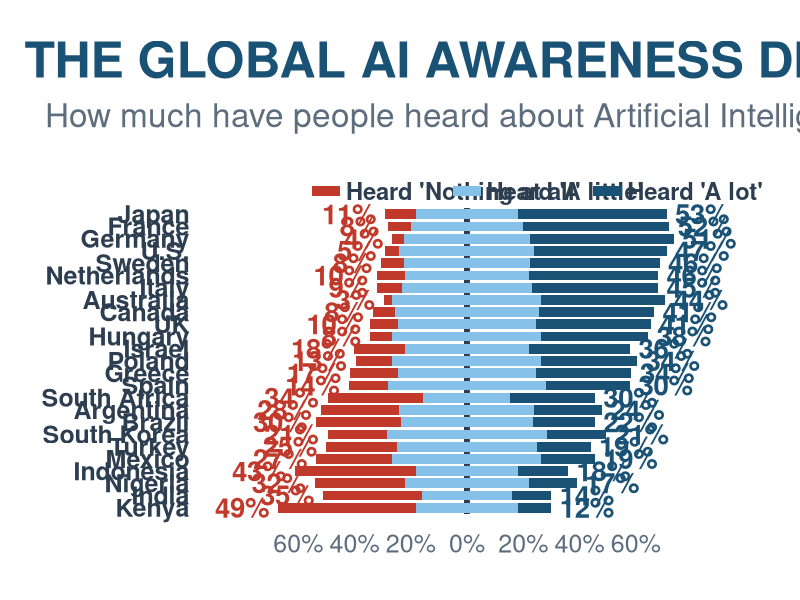
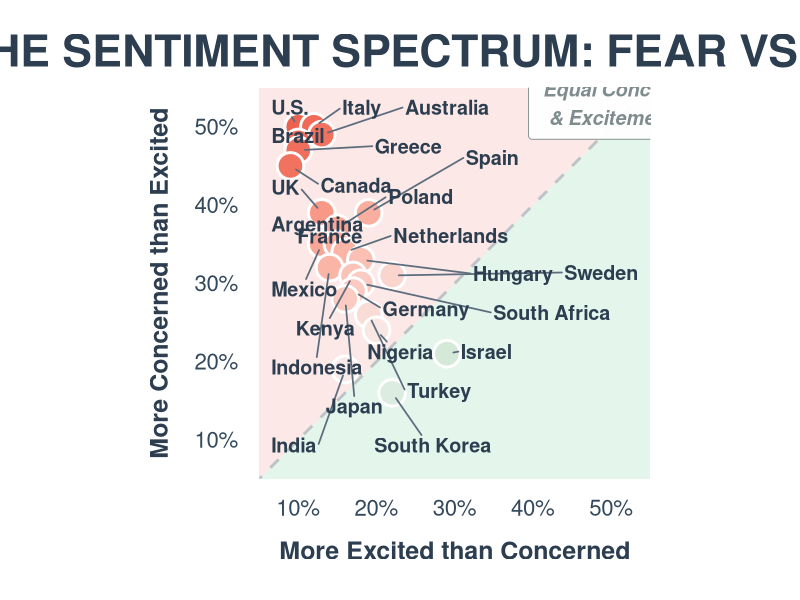
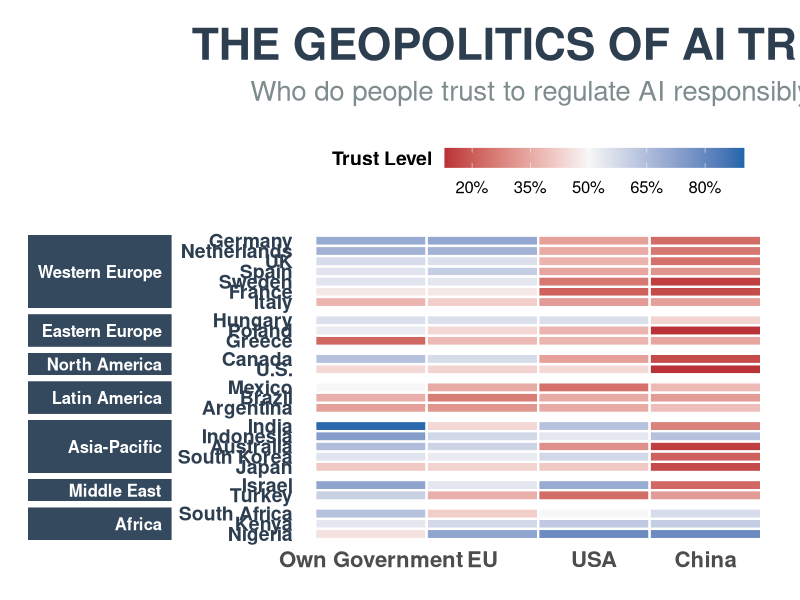
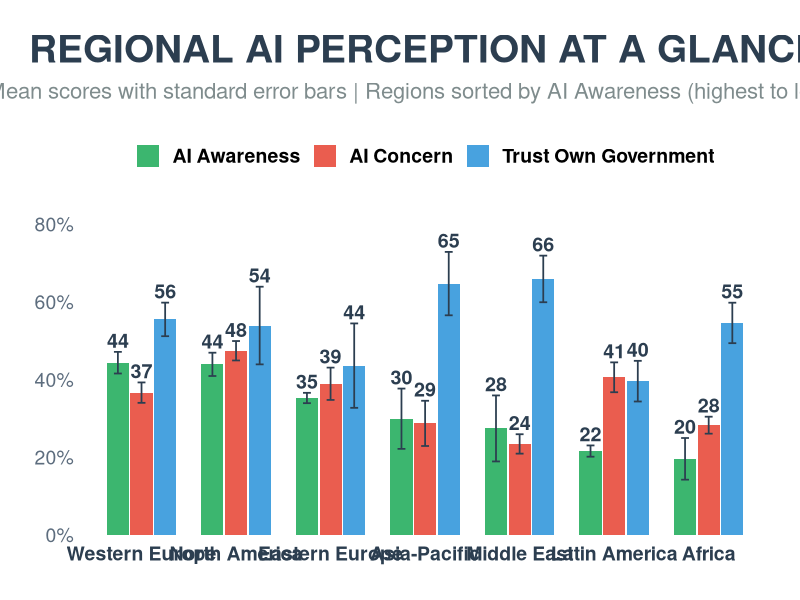

The R script that drew these images, in order:
# GRAPH 1: AI AWARENESS - LIKERT CHART

library(tidyverse)

df_awareness <- data.frame(
  Country = c("U.S.", "Canada", "France", "Germany", "Sweden", "Netherlands",
              "Italy", "UK", "Hungary", "Poland", "Greece", "Spain", "Japan",
              "Australia", "South Korea", "Indonesia", "India", "Israel",
              "Turkey", "South Africa", "Nigeria", "Kenya", "Argentina",
              "Brazil", "Mexico"),
  A_lot_pct = c(47, 41, 52, 51, 46, 46, 45, 41, 38, 34, 34, 30, 53,
                44, 21, 18, 14, 36, 19, 30, 17, 12, 24, 22, 19),
  A_little_pct = c(48, 51, 40, 45, 45, 44, 46, 49, 53, 53, 49, 56, 36,
                   53, 57, 36, 32, 44, 50, 31, 44, 36, 48, 47, 53),
  Nothing_at_all_pct = c(5, 8, 8, 4, 8, 10, 9, 10, 8, 13, 17, 14, 11,
                         3, 21, 43, 35, 18, 25, 34, 32, 49, 28, 30, 27),
  stringsAsFactors = FALSE
)


df_likert <- df_awareness %>%
  arrange(desc(A_lot_pct)) %>%
  mutate(Country = factor(Country, levels = rev(Country))) %>%
  mutate(
    half_little = A_little_pct / 2
  )


df_plot <- df_likert %>%
  transmute(
    Country,
    A_lot_pct,
    Nothing_at_all_pct,
    nothing_xmin = -(Nothing_at_all_pct + half_little),
    nothing_xmax = -half_little,
    alittle_left_xmin = -half_little,
    alittle_left_xmax = 0,
    
    alittle_right_xmin = 0,
    alittle_right_xmax = half_little,
    alot_xmin = half_little,
    alot_xmax = half_little + A_lot_pct
  )

col_alot <- "#1a5276"
col_alittle <- "#85c1e9"
col_nothing <- "#c0392b"

ggplot(df_plot) +
  geom_segment(aes(x = 0, xend = 0, y = 0.5, yend = 25.5), 
               color = "#2c3e50", linewidth = 1.5) +
  
  geom_rect(aes(xmin = nothing_xmin, xmax = nothing_xmax, 
                ymin = as.numeric(Country) - 0.4, ymax = as.numeric(Country) + 0.4),
            fill = col_nothing) +
  geom_rect(aes(xmin = alittle_left_xmin, xmax = alittle_left_xmax,
                ymin = as.numeric(Country) - 0.4, ymax = as.numeric(Country) + 0.4),
            fill = col_alittle) +
  geom_rect(aes(xmin = alittle_right_xmin, xmax = alittle_right_xmax,
                ymin = as.numeric(Country) - 0.4, ymax = as.numeric(Country) + 0.4),
            fill = col_alittle) +
  geom_rect(aes(xmin = alot_xmin, xmax = alot_xmax,
                ymin = as.numeric(Country) - 0.4, ymax = as.numeric(Country) + 0.4),
            fill = col_alot) +
  geom_text(aes(x = alot_xmax + 3, y = as.numeric(Country), 
                label = paste0(A_lot_pct, "%")),
            hjust = 0, size = 7, fontface = "bold", color = col_alot) +
  
  geom_text(aes(x = nothing_xmin - 3, y = as.numeric(Country),
                label = paste0(Nothing_at_all_pct, "%")),
            hjust = 1, size = 7, fontface = "bold", color = col_nothing) +

  scale_y_continuous(
    breaks = 1:25,
    labels = levels(df_plot$Country),
    expand = c(0.02, 0.02)
  ) +
  
  scale_x_continuous(
    limits = c(-85, 90),
    breaks = seq(-60, 60, 20),
    labels = function(x) paste0(abs(x), "%")
  ) +
  
  # Legend için dummy noktalar
  annotate("rect", xmin = -100, xmax = -99, ymin = 0, ymax = 0.1, 
           fill = col_alot, alpha = 0) +
  
  labs(
    title = "THE GLOBAL AI AWARENESS DIVIDE",
    subtitle = "How much have people heard about Artificial Intelligence?",
    x = NULL,
    y = NULL
  ) +
  
  theme_minimal(base_size = 22) +
  theme(
    plot.title = element_text(face = "bold", size = 36, color = "#1a5276",
                              hjust = 0.5, margin = margin(b = 10)),
    plot.subtitle = element_text(size = 24, color = "#5d6d7e", hjust = 0.5,
                                 margin = margin(b = 30)),
    axis.title.x = element_text(face = "bold", size = 20, color = "#2c3e50",
                                margin = margin(t = 25)),
    axis.text.y = element_text(size = 18, face = "bold", color = "#2c3e50"),
    axis.text.x = element_text(size = 18, color = "#5d6d7e"),
    panel.grid = element_blank(),
    panel.background = element_rect(fill = "white", color = NA),
    plot.background = element_rect(fill = "white", color = NA),
    plot.margin = margin(30, 40, 30, 30)
  ) +
  annotate("rect", xmin = -55, xmax = -45, ymin = 26.5, ymax = 27.3, fill = col_nothing) +
  annotate("text", x = -43, y = 26.9, label = "Heard 'Nothing at all'", 
           hjust = 0, size = 6, fontface = "bold", color = "#2c3e50") +
  annotate("rect", xmin = -5, xmax = 5, ymin = 26.5, ymax = 27.3, fill = col_alittle) +
  annotate("text", x = 7, y = 26.9, label = "Heard 'A little'", 
           hjust = 0, size = 6, fontface = "bold", color = "#2c3e50") +
  annotate("rect", xmin = 45, xmax = 55, ymin = 26.5, ymax = 27.3, fill = col_alot) +
  annotate("text", x = 57, y = 26.9, label = "Heard 'A lot'", 
           hjust = 0, size = 6, fontface = "bold", color = "#2c3e50") +
  
  coord_cartesian(ylim = c(0.5, 27.5), clip = "off")





# GRAPH 2: THE SENTIMENT SPECTRUM

library(tidyverse)
library(ggrepel)

df_sentiment <- data.frame(
  Country = c("U.S.", "Italy", "Australia", "Brazil", "Greece", "Canada",
              "UK", "Argentina", "Spain", "Poland", "Mexico", "France",
              "Netherlands", "Hungary", "Indonesia", "Kenya", "Sweden",
              "South Africa", "Germany", "Japan", "Turkey", "Nigeria",
              "Israel", "India", "South Korea"),
  More_concerned_than_excited_pct = c(50, 50, 49, 48, 47, 45, 39, 39, 39, 37,
                                      35, 35, 34, 33, 32, 31, 31, 30, 29, 28,
                                      26, 24, 21, 19, 16),
  More_excited_than_concerned_pct = c(10, 12, 13, 10, 10, 9, 13, 13, 19, 15,
                                      13, 15, 16, 18, 14, 17, 22, 18, 17, 16,
                                      19, 20, 29, 16, 22),
  stringsAsFactors = FALSE
)

df_sentiment_plot <- df_sentiment %>%
  mutate(
    Net_Sentiment = More_concerned_than_excited_pct - More_excited_than_concerned_pct
  )

axis_min <- 5
axis_max <- 55

ggplot(df_sentiment_plot, aes(x = More_excited_than_concerned_pct, 
                              y = More_concerned_than_excited_pct)) +
  
  annotate("polygon",
           x = c(axis_min, axis_min, axis_max, axis_max),
           y = c(axis_min, axis_max, axis_max, axis_max),
           fill = "#e74c3c", alpha = 0.12) +

  annotate("polygon",
           x = c(axis_min, axis_max, axis_max),
           y = c(axis_min, axis_max, axis_min),
           fill = "#27ae60", alpha = 0.12) +
  

  geom_abline(slope = 1, intercept = 0, 
              linetype = "dashed", color = "#bdc3c7", linewidth = 1) +
  
  annotate("label",
           x = 50, y = 53,
           label = "Equal Concern\n& Excitement",
           size = 5,
           color = "#7f8c8d",
           fill = "white",
           alpha = 0.95,
           label.padding = unit(0.6, "lines"),
           label.size = 0.3,
           fontface = "bold.italic") +
  
  geom_point(aes(fill = Net_Sentiment), 
             shape = 21, size = 8, color = "white", stroke = 1.5,
             show.legend = FALSE) +
  
  geom_text_repel(
    aes(label = Country),
    size = 5,
    fontface = "bold",
    color = "#2c3e50",
    max.overlaps = 30,
    box.padding = 0.6,
    point.padding = 0.5,
    segment.color = "#5d6d7e",
    segment.size = 0.6,
    segment.alpha = 1,
    min.segment.length = 0,
    force = 2,
    force_pull = 0.5
  ) +
  
  scale_fill_gradient2(
    low = "#27ae60",
    mid = "#f5f5f5", 
    high = "#e74c3c",
    midpoint = 0,
    limits = c(-10, 45)
  ) +
  
  scale_x_continuous(
    limits = c(axis_min, axis_max), 
    breaks = seq(10, 50, 10),
    labels = function(x) paste0(x, "%"),
    expand = c(0, 0)
  ) +
  scale_y_continuous(
    limits = c(axis_min, axis_max), 
    breaks = seq(10, 50, 10),
    labels = function(x) paste0(x, "%"),
    expand = c(0, 0)
  ) +
  
  coord_fixed(ratio = 1) +
  
  labs(
    title = "THE SENTIMENT SPECTRUM: FEAR VS. HOPE",
    x = "More Excited than Concerned",
    y = "More Concerned than Excited"
  ) +
  
  theme_minimal(base_size = 20) +
  theme(
    plot.title = element_text(face = "bold", size = 32, color = "#2c3e50",
                              hjust = 0.5, margin = margin(b = 8)),
    plot.subtitle = element_text(size = 18, color = "#7f8c8d", hjust = 0.5,
                                 margin = margin(b = 20)),
    axis.title.x = element_text(face = "bold", size = 18, color = "#2c3e50",
                                margin = margin(t = 15)),
    axis.title.y = element_text(face = "bold", size = 18, color = "#2c3e50",
                                margin = margin(r = 15)),
    axis.text.x = element_text(size = 16, color = "#34495e", margin = margin(t = 10)),
    axis.text.y = element_text(size = 16, color = "#34495e", margin = margin(r = 10)),
    panel.grid = element_blank(),
    panel.background = element_rect(fill = "white", color = NA),
    plot.background = element_rect(fill = "white", color = NA),
    plot.margin = margin(25, 25, 25, 25)
  )




# GRAPH 3: TRUST HEATMAP - WITH REGIONS

library(tidyverse)

df_trust <- data.frame(
  Country = c("U.S.", "Canada", "France", "Germany", "Greece", "Hungary",
              "Italy", "Netherlands", "Poland", "Spain", "Sweden", "UK",
              "Australia", "India", "Indonesia", "Japan", "South Korea",
              "Israel", "Turkey", "Kenya", "Nigeria", "South Africa",
              "Argentina", "Brazil", "Mexico"),
  Trust_Own_Country_pct = c(44, 64, 47, 70, 22, 56, 37, 68, 53, 55, 55, 57,
                            65, 89, 74, 41, 55, 72, 60, 54, 46, 64, 33, 36, 50),
  Trust_EU_pct = c(43, 57, 47, 71, 38, 56, 42, 68, 44, 61, 54, 56,
                   59, 44, 58, 43, 53, 54, 36, 58, 72, 42, 31, 26, 35),
  Trust_US_pct = c(44, 33, 21, 33, 37, 56, 32, 35, 37, 34, 25, 37,
                   30, 64, 54, 41, 58, 70, 23, 62, 79, 50, 35, 35, 24),
  Trust_China_pct = c(13, 17, 17, 23, 34, 43, 33, 25, 13, 31, 15, 24,
                      15, 27, 64, 17, 21, 22, 32, 61, 79, 57, 39, 32, 38),
  stringsAsFactors = FALSE
)

# Region mapping
region_mapping <- data.frame(
  Country = c("U.S.", "Canada", "Mexico",
              "France", "Germany", "Sweden", "Netherlands", "Italy", "UK", "Spain",
              "Hungary", "Poland", "Greece",
              "Japan", "Australia", "South Korea", "Indonesia", "India",
              "Israel", "Turkey",
              "South Africa", "Nigeria", "Kenya",
              "Argentina", "Brazil"),
  Region = c("North America", "North America", "Latin America",
             "Western Europe", "Western Europe", "Western Europe", "Western Europe", 
             "Western Europe", "Western Europe", "Western Europe",
             "Eastern Europe", "Eastern Europe", "Eastern Europe",
             "Asia-Pacific", "Asia-Pacific", "Asia-Pacific", "Asia-Pacific", "Asia-Pacific",
             "Middle East", "Middle East",
             "Africa", "Africa", "Africa",
             "Latin America", "Latin America"),
  stringsAsFactors = FALSE
)

df_trust_clean <- df_trust %>%
  left_join(region_mapping, by = "Country")

# Long format
df_trust_long <- df_trust_clean %>%
  pivot_longer(
    cols = c("Trust_Own_Country_pct", "Trust_EU_pct", "Trust_US_pct", "Trust_China_pct"),
    names_to = "Entity",
    values_to = "Trust_Score"
  ) %>%
  mutate(
    Entity = factor(Entity,
                    levels = c("Trust_Own_Country_pct", "Trust_EU_pct", 
                               "Trust_US_pct", "Trust_China_pct"),
                    labels = c("Own Government", "EU", "USA", "China")),
    Region = factor(Region, levels = c("Western Europe", "Eastern Europe", 
                                       "North America", "Latin America",
                                       "Asia-Pacific", "Middle East", "Africa"))
  )

country_order <- df_trust_clean %>%
  arrange(Region, desc(Trust_Own_Country_pct)) %>%
  pull(Country)

df_trust_long$Country <- factor(df_trust_long$Country, levels = rev(country_order))

ggplot(df_trust_long, aes(x = Entity, y = Country, fill = Trust_Score)) +
  
  geom_tile(color = "white", linewidth = 0.8) +
  
  scale_fill_gradient2(
    low = "#b2182b",
    mid = "#f7f7f7",
    high = "#2166ac",
    midpoint = 50,
    limits = c(13, 90),
    name = "Trust Level",
    breaks = c(20, 35, 50, 65, 80),
    labels = c("20%", "35%", "50%", "65%", "80%")
  ) +
  
  # FACET
  facet_grid(Region ~ ., scales = "free_y", space = "free_y", switch = "y") +
  
  labs(
    title = "THE GEOPOLITICS OF AI TRUST",
    subtitle = "Who do people trust to regulate AI responsibly?",
    x = NULL,
    y = NULL
  ) +
  
  theme_minimal(base_size = 18) +
  theme(
    plot.title = element_text(face = "bold", size = 32, color = "#2c3e50",
                              hjust = 0.5, margin = margin(b = 8)),
    plot.subtitle = element_text(size = 20, color = "#7f8c8d", hjust = 0.5,
                                 margin = margin(b = 20)),
    
    axis.text.x = element_text(face = "bold", size = 16),
    axis.text.y = element_text(size = 14, face = "bold", color = "#2c3e50"),

    strip.text.y.left = element_text(face = "bold", size = 12, color = "white",
                                     angle = 0, hjust = 1),
    strip.background = element_rect(fill = "#34495e", color = NA),
    strip.placement = "outside",
  
    legend.position = "top",
    legend.title = element_text(face = "bold", size = 14),
    legend.text = element_text(size = 12),
    legend.key.width = unit(2, "cm"),
    legend.key.height = unit(0.5, "cm"),
    
    # Panel
    panel.grid = element_blank(),
    panel.spacing = unit(0.3, "lines"),
    panel.background = element_rect(fill = "white", color = NA),
    plot.background = element_rect(fill = "white", color = NA),
    plot.margin = margin(20, 20, 20, 20)
  ) +
  
  guides(fill = guide_colorbar(
    title.position = "left",
    title.vjust = 0.9,
    barwidth = 15,
    barheight = 1
  ))





# GRAPH 4: REGIONAL COMPARISON - GROUPED BAR + ERROR BARS


library(tidyverse)

df_awareness <- data.frame(
  Country = c("U.S.", "Canada", "France", "Germany", "Sweden", "Netherlands",
              "Italy", "UK", "Hungary", "Poland", "Greece", "Spain", "Japan",
              "Australia", "South Korea", "Indonesia", "India", "Israel",
              "Turkey", "South Africa", "Nigeria", "Kenya", "Argentina",
              "Brazil", "Mexico"),
  A_lot_pct = c(47, 41, 52, 51, 46, 46, 45, 41, 38, 34, 34, 30, 53,
                44, 21, 18, 14, 36, 19, 30, 17, 12, 24, 22, 19),
  stringsAsFactors = FALSE
)

df_sentiment <- data.frame(
  Country = c("U.S.", "Italy", "Australia", "Brazil", "Greece", "Canada",
              "UK", "Argentina", "Spain", "Poland", "Mexico", "France",
              "Netherlands", "Hungary", "Indonesia", "Kenya", "Sweden",
              "South Africa", "Germany", "Japan", "Turkey", "Nigeria",
              "Israel", "India", "South Korea"),
  More_concerned_pct = c(50, 50, 49, 48, 47, 45, 39, 39, 39, 37,
                         35, 35, 34, 33, 32, 31, 31, 30, 29, 28,
                         26, 24, 21, 19, 16),
  stringsAsFactors = FALSE
)

df_trust <- data.frame(
  Country = c("U.S.", "Canada", "France", "Germany", "Greece", "Hungary",
              "Italy", "Netherlands", "Poland", "Spain", "Sweden", "UK",
              "Australia", "India", "Indonesia", "Japan", "South Korea",
              "Israel", "Turkey", "Kenya", "Nigeria", "South Africa",
              "Argentina", "Brazil", "Mexico"),
  Trust_Own_pct = c(44, 64, 47, 70, 22, 56, 37, 68, 53, 55, 55, 57,
                    65, 89, 74, 41, 55, 72, 60, 54, 46, 64, 33, 36, 50),
  stringsAsFactors = FALSE
)

region_mapping <- data.frame(
  Country = c("U.S.", "Canada", "Mexico",
              "France", "Germany", "Sweden", "Netherlands", "Italy", "UK", "Spain",
              "Hungary", "Poland", "Greece",
              "Japan", "Australia", "South Korea", "Indonesia", "India",
              "Israel", "Turkey",
              "South Africa", "Nigeria", "Kenya",
              "Argentina", "Brazil"),
  Region = c("North America", "North America", "Latin America",
             "Western Europe", "Western Europe", "Western Europe", "Western Europe", 
             "Western Europe", "Western Europe", "Western Europe",
             "Eastern Europe", "Eastern Europe", "Eastern Europe",
             "Asia-Pacific", "Asia-Pacific", "Asia-Pacific", "Asia-Pacific", "Asia-Pacific",
             "Middle East", "Middle East",
             "Africa", "Africa", "Africa",
             "Latin America", "Latin America"),
  stringsAsFactors = FALSE
)

# Combine data
df_combined <- df_awareness %>%
  left_join(df_sentiment, by = "Country") %>%
  left_join(df_trust, by = "Country") %>%
  left_join(region_mapping, by = "Country")

df_regional_stats <- df_combined %>%
  group_by(Region) %>%
  summarise(
    Awareness_mean = mean(A_lot_pct, na.rm = TRUE),
    Awareness_se = sd(A_lot_pct, na.rm = TRUE) / sqrt(n()),
    Concern_mean = mean(More_concerned_pct, na.rm = TRUE),
    Concern_se = sd(More_concerned_pct, na.rm = TRUE) / sqrt(n()),
    Trust_mean = mean(Trust_Own_pct, na.rm = TRUE),
    Trust_se = sd(Trust_Own_pct, na.rm = TRUE) / sqrt(n()),
    n_countries = n(),
    .groups = "drop"
  )

# Long format
df_plot <- df_regional_stats %>%
  pivot_longer(
    cols = c(Awareness_mean, Concern_mean, Trust_mean),
    names_to = "Metric",
    values_to = "Mean"
  ) %>%
  mutate(
    SE = case_when(
      Metric == "Awareness_mean" ~ Awareness_se,
      Metric == "Concern_mean" ~ Concern_se,
      Metric == "Trust_mean" ~ Trust_se
    ),
    Metric = factor(Metric,
                    levels = c("Awareness_mean", "Concern_mean", "Trust_mean"),
                    labels = c("AI Awareness", "AI Concern", "Trust Own Government"))
  ) %>%
  select(Region, Metric, Mean, SE, n_countries)
region_order <- df_regional_stats %>%
  arrange(desc(Awareness_mean)) %>%
  pull(Region)

df_plot$Region <- factor(df_plot$Region, levels = region_order)

metric_colors <- c(
  "AI Awareness" = "#27ae60",
  "AI Concern" = "#e74c3c",
  "Trust Own Government" = "#3498db"
)

dodge_width <- 0.75

ggplot(df_plot, aes(x = Region, y = Mean, fill = Metric)) +
  
  geom_col(position = position_dodge(width = dodge_width), 
           width = 0.7, alpha = 0.9) +
  
  geom_errorbar(aes(ymin = Mean - SE, ymax = Mean + SE),
                position = position_dodge(width = dodge_width),
                width = 0.25, linewidth = 0.6, color = "#2c3e50") +
  
  geom_text(aes(y = Mean + SE + 3, label = round(Mean, 0)),
            position = position_dodge(width = dodge_width),
            size = 5, fontface = "bold", color = "#2c3e50") +
  
  scale_fill_manual(values = metric_colors, name = NULL) +
  
  scale_y_continuous(
    limits = c(0, 85),
    breaks = seq(0, 80, 20),
    labels = function(x) paste0(x, "%"),
    expand = c(0, 0)
  ) +
  
  labs(
    title = "REGIONAL AI PERCEPTION AT A GLANCE",
    subtitle = "Mean scores with standard error bars | Regions sorted by AI Awareness (highest to lowest)",
    x = NULL,
    y = NULL
  ) +
  
  theme_minimal(base_size = 18) +
  theme(
    plot.title = element_text(face = "bold", size = 28, color = "#2c3e50",
                              hjust = 0.5, margin = margin(b = 8)),
    plot.subtitle = element_text(size = 16, color = "#7f8c8d", hjust = 0.5,
                                 margin = margin(b = 20)),
    axis.title.y = element_text(face = "bold", size = 16, color = "#2c3e50"),
    axis.text.x = element_text(size = 14, face = "bold", color = "#2c3e50",
                               angle = 0, hjust = 0.5),
    axis.text.y = element_text(size = 14, color = "#5d6d7e"),
    legend.position = "top",
    legend.text = element_text(size = 14, face = "bold"),
    panel.grid = element_blank(),
    panel.background = element_rect(fill = "white", color = NA),
    plot.background = element_rect(fill = "white", color = NA),
    plot.margin = margin(25, 25, 25, 25)
  ) +
  
  guides(fill = guide_legend(nrow = 1))